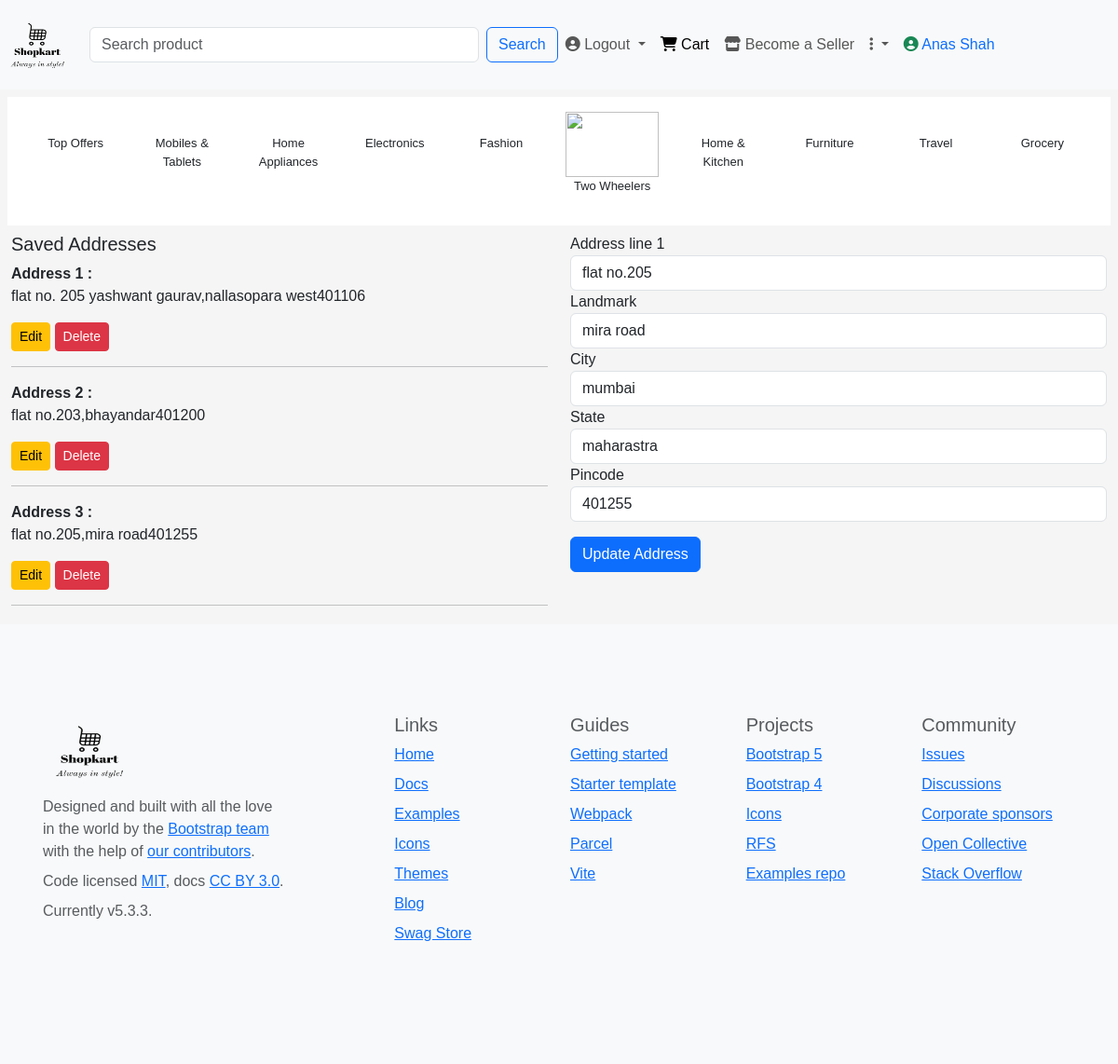
The page /update_address/4/ (signed in) on the database its author committed.
### account/models.py (models this page shows, shortened)
class CustomUser(AbstractUser):
    contact = models.CharField(max_length=10,blank=True,null=True)
    groups = models.ManyToManyField('auth.Group',related_name="account_user_set",blank=True)
    user_permissions = models.ManyToManyField('auth.Permission',related_name='account_user_permission_set',blank=True)
    class Meta:
        indexes = [
            models.Index(fields=['username']),
            models.Index(fields=['email']),
        ]

### product/models.py (models this page shows)
class ShippingAddress(models.Model):
    customer = models.ForeignKey(Customer,on_delete=models.CASCADE)
    address_line1 = models.CharField(max_length=50)
    landmark = models.CharField(max_length=50)
    city = models.CharField(max_length=50)
    state= models.CharField(max_length=50)
    pincode = models.CharField(max_length=6,validators=[RegexValidator(r'^\d{6}$','Enter a valid 6 digit pincode')])

### account/views.py (the view, shortened to what this page needs)
# urls.py: path('update_address/<int:id>/',views.update_address,name="update_address"),
def update_address(request,id):
    update_address = ShippingAddress.objects.get(id=id)
    addresses = ShippingAddress.objects.filter(customer=request.user)
    context ={
        'addresses':addresses,
        'update_address':update_address
        }
    return render(request,'address.html',context)

### templates/address.html (shortened to what this page needs)
{% extends "base.html" %}
{% block content %}
  <div class="container-fluid">
    <div class="row">
      <div class="col">
        <h5>Saved Addresses</h5>
        {% for i in addresses %}
        <span><strong>Address {{forloop.counter}} :</strong></span><a href="{% url 'confirm_order' i.id %}" class="nav-link"><p>{{i.address_line1}},{{i.landmark}}{{i.pincode}}</p></a>
        <a href="{% url 'update_address' i.id %}" class="btn btn-sm btn-warning">Edit</a>
        <a href="{% url 'delete_address' i.id %}" class="btn btn-sm btn-danger">Delete</a>
        <hr>
        {% empty %}
          <h3>No address found</h3>
        {% endfor %}
      </div>
      <div class="col">
        <form action="" method="post">
          <div class="col-12 m2">
            <label for="inputaddress">Address line 1</label>
            <input type="text" placeholder="1234 Main st" class="form-control" name="address" {% if update_address %} value="{{update_address.address_line1}}"{% endif %} required>
          </div>
          <div class="col-12 m2">
            <label for="inputaddress">Landmark</label>
            <input type="text" placeholder="1234 Main st" class="form-control" name="landmark" {% if update_address %} value="{{update_address.landmark}}" {% endif %} required>
          </div>
          <div class="col-12 m2">
            <label for="inputaddress">City</label>
            <input type="text" placeholder="1234 Main st" class="form-control" name="city"{% if update_address %} value="{{update_address.city}}"{% endif %} required>
          </div>
          <div class="col-12 m2">
            <label for="inputaddress">State</label>
            <input type="text" placeholder="1234 Main st" class="form-control" name="state" {% if update_address %} value="{{update_address.state}}"  {% endif %}  required>
          </div>
          <div class="col-12 m2">
            <label for="inputpincode">Pincode</label>
            <input type="text" placeholder="450000" minlength="6" maxlength="6" name="pincode"  class="form-control" {% if update_address %} value="{{update_address.pincode}}"{% endif %} required>
          </div>
          <div class="col-12">
            {% if update_address %}
            <button type="submit" class="btn btn-primary mt-3">Update Address</button>
            {% else %}
            <button type="submit" class="btn btn-primary mt-3">Add New Address</button>
            {% endif %}
          </div>
        </form>
      </div>
    </div>
  </div>
{% endblock content %}

### templates/base.html (shortened to what this page needs)
{% load static %}
<!DOCTYPE html>
<html lang="en">
<head>
    <link href="https://cdn.jsdelivr.net/npm/bootstrap@5.3.3/dist/css/bootstrap.min.css" rel="stylesheet">
    <link rel="stylesheet" href="{% static 'css/style.css' %}">
</head>
<body>
    {% block header %}
        <div class="row">
            <nav class="navbar navbar-expand-lg bg-body-tertiary">
                <div class="container-fluid">
                    <a class="navbar-brand" href="{% url 'index' %}">
                        <img src="{% static 'images/Shopkart-logos_black.png' %}" alt="Bootstrap" width="80" height="70">
                    </a>
                  <div class="collapse navbar-collapse" id="navbarSupportedContent">
                    <form class="d-flex" role="search" action="{% url 'search_bar' %}">
                        <input class="form-control me-2" type="search" placeholder="Search product" name="search_bar" size="40" aria-label="Search">
                        <button class="btn btn-outline-primary" type="submit">Search</button>
                      </form>
                    <ul class="navbar-nav me-auto mb-2 mb-lg-0">
                        <li class="nav-item dropdown">
                        {% if user.is_authenticated %}
                        <a class="nav-link dropdown-toggle" href="{% url 'signout' %}" role="button" aria-expanded="false">
                            <i class="fa-solid fa-circle-user"></i> Logout
                        </a>
                        {% endif %}
                      </li>
                      <li class="nav-item">
                        <a class="nav-link active" aria-current="page" href="{% url 'cart' %}"><i class="fa-solid fa-cart-shopping"></i> Cart</a>
                      </li>
                      <li class="nav-item">
                        <a class="nav-link" href="{% url 'seller_signup' %}"><i class="fa-solid fa-store"></i> Become a Seller</a>
                      </li>
                      <li class="nav-item dropdown">
                        <a class="nav-link dropdown-toggle" href="#" role="button" data-bs-toggle="dropdown" aria-expanded="false">
                          <i class="fa-solid fa-ellipsis-vertical"></i>
                        </a>
                      </li>
                      {% if user.is_authenticated %}
                      <li class="nav-item">
                        <a class="nav-link text-primary" href="#"><i class="fa-solid fa-circle-user text-success"></i> {{user.first_name|capfirst}} {{user.last_name|capfirst}}</a>
                      </li>
                      {% endif %}
                    </ul>
                  </div>
                </div>
              </nav>
        </div>
          <div class="row bg-white m-2 p-3 f-size" >
            <div class="col text-center">
              <p>Top Offers</p>
            </div>
            <div class="col text-center">
              <a href="{% url 'category' %}?product=mobiles and tablets" class="nav-link">
              <p>Mobiles & Tablets</p>
            </a>
            </div>
            <div class="col text-center">
              <a href="{% url 'category' %}?product=home appliances" class="nav-link">
              <p>Home Appliances</p>
            </a>
            </div>
            <div class="col text-center">
              <a href="{% url 'category' %}?product=electronics" class="nav-link">
              <p>Electronics</p>
              </a>
            </div>
            <div class="col text-center">
              <a href="{% url 'category' %}?product=fashion" class="nav-link">
              <p>Fashion</p>
            </a>
            </div>
            <div class="col text-center">
              <a href="{% url 'category' %}?product=two wheelers" class="nav-link">
              <img src="https://akm-img-a-in.tosshub.com/indiatoday/images/story/202302/hero_splendor-sixteen_nine.png?VersionId=BNdkCXSQrRCwBCgHkhSIlwu7NKDBtkln&size=690:388" alt="" height="70px" width="100px">
              <p>Two Wheelers</p>
            </a>
            </div>
            <div class="col text-center">
              <a href="{% url 'category' %}?product=Home & Kitchen" class="nav-link">
              <p>Home & Kitchen</p>
              </a>
            </div>
            <div class="col text-center">
              <p>Furniture</p>
            </div>
            <div class="col text-center">
              <p>Travel</p>
            </div>
            <div class="col text-center">
              <p>Grocery</p>
            </div>
          </div>
    {% endblock header %}
     {% block content %}
     {% endblock content %}
     {% block footer %}
     <div class="row">
        <footer class="bd-footer py-4 py-md-5 mt-1 bg-body-tertiary">
          <div class="container py-4 py-md-5 px-4 px-md-3 text-body-secondary">
            <div class="row">
              <div class="col-lg-3 mb-3">
                <a class="d-inline-flex align-items-center mb-2 text-body-emphasis text-decoration-none" href="/" aria-label="Bootstrap">
                  <img src="{% static 'images/Shopkart-logos_black.png' %}" alt="" width="100" height="80">
                </a>
                <ul class="list-unstyled small">
                  <li class="mb-2">Designed and built with all the love in the world by the <a href="/docs/5.3/about/team/">Bootstrap team</a> with the help of <a href="https://github.com/twbs/bootstrap/graphs/contributors">our contributors</a>.</li>
                  <li class="mb-2">Code licensed <a href="https://github.com/twbs/bootstrap/blob/main/LICENSE" target="_blank" rel="license noopener">MIT</a>, docs <a href="https://creativecommons.org/licenses/by/3.0/" target="_blank" rel="license noopener">CC BY 3.0</a>.</li>
                  <li class="mb-2">Currently v5.3.3.</li>
                </ul>
              </div>
              <div class="col-6 col-lg-2 offset-lg-1 mb-3">
                <h5>Links</h5>
                <ul class="list-unstyled">
                  <li class="mb-2"><a href="/">Home</a></li>
                  <li class="mb-2"><a href="/docs/5.3/">Docs</a></li>
                  <li class="mb-2"><a href="/docs/5.3/examples/">Examples</a></li>
                  <li class="mb-2"><a href="https://icons.getbootstrap.com/">Icons</a></li>
                  <li class="mb-2"><a href="https://themes.getbootstrap.com/">Themes</a></li>
                  <li class="mb-2"><a href="https://blog.getbootstrap.com/">Blog</a></li>
                  <li class="mb-2"><a href="https://cottonbureau.com/people/bootstrap" target="_blank" rel="noopener">Swag Store</a></li>
                </ul>
              </div>
              <div class="col-6 col-lg-2 mb-3">
                <h5>Guides</h5>
                <ul class="list-unstyled">
                  <li class="mb-2"><a href="/docs/5.3/getting-started/">Getting started</a></li>
                  <li class="mb-2"><a href="/docs/5.3/examples/starter-template/">Starter template</a></li>
                  <li class="mb-2"><a href="/docs/5.3/getting-started/webpack/">Webpack</a></li>
                  <li class="mb-2"><a href="/docs/5.3/getting-started/parcel/">Parcel</a></li>
                  <li class="mb-2"><a href="/docs/5.3/getting-started/vite/">Vite</a></li>
                </ul>
              </div>
              <div class="col-6 col-lg-2 mb-3">
                <h5>Projects</h5>
                <ul class="list-unstyled">
                  <li class="mb-2"><a href="https://github.com/twbs/bootstrap" target="_blank" rel="noopener">Bootstrap 5</a></li>
                  <li class="mb-2"><a href="https://github.com/twbs/bootstrap/tree/v4-dev" target="_blank" rel="noopener">Bootstrap 4</a></li>
                  <li class="mb-2"><a href="https://github.com/twbs/icons" target="_blank" rel="noopener">Icons</a></li>
                  <li class="mb-2"><a href="https://github.com/twbs/rfs" target="_blank" rel="noopener">RFS</a></li>
                  <li class="mb-2"><a href="https://github.com/twbs/examples/" target="_blank" rel="noopener">Examples repo</a></li>
                </ul>
              </div>
              <div class="col-6 col-lg-2 mb-3">
                <h5>Community</h5>
                <ul class="list-unstyled">
                  <li class="mb-2"><a href="https://github.com/twbs/bootstrap/issues" target="_blank" rel="noopener">Issues</a></li>
                  <li class="mb-2"><a href="https://github.com/twbs/bootstrap/discussions" target="_blank" rel="noopener">Discussions</a></li>
                  <li class="mb-2"><a href="https://github.com/sponsors/twbs" target="_blank" rel="noopener">Corporate sponsors</a></li>
                  <li class="mb-2"><a href="https://opencollective.com/bootstrap" target="_blank" rel="noopener">Open Collective</a></li>
                  <li class="mb-2"><a href="https://stackoverflow.com/questions/tagged/bootstrap-5" target="_blank" rel="noopener">Stack Overflow</a></li>
                </ul>
              </div>
            </div>
          </div>
        </footer>
       </div>
     {% endblock footer %}
</body>
</html>

### static/css/style.css (style rules this page uses)
body { background-color: whitesmoke; }
* { font-size: 16px; font-family: Arial, Helvetica, sans-serif; }
.f-size p { font-size: 13px; }

### rows shown on the page
CustomUser: first_name "Anas", last_name "Shah"
ShippingAddress: address_line1 "flat no. 205 yashwant gaurav", landmark "nallasopara west", pincode "401106"
ShippingAddress: address_line1 "flat no.203", landmark "bhayandar", pincode "401200"
ShippingAddress: address_line1 "flat no.205", landmark "mira road", pincode "401255", address "flat no.205", city "mumbai", state "maharastra"
